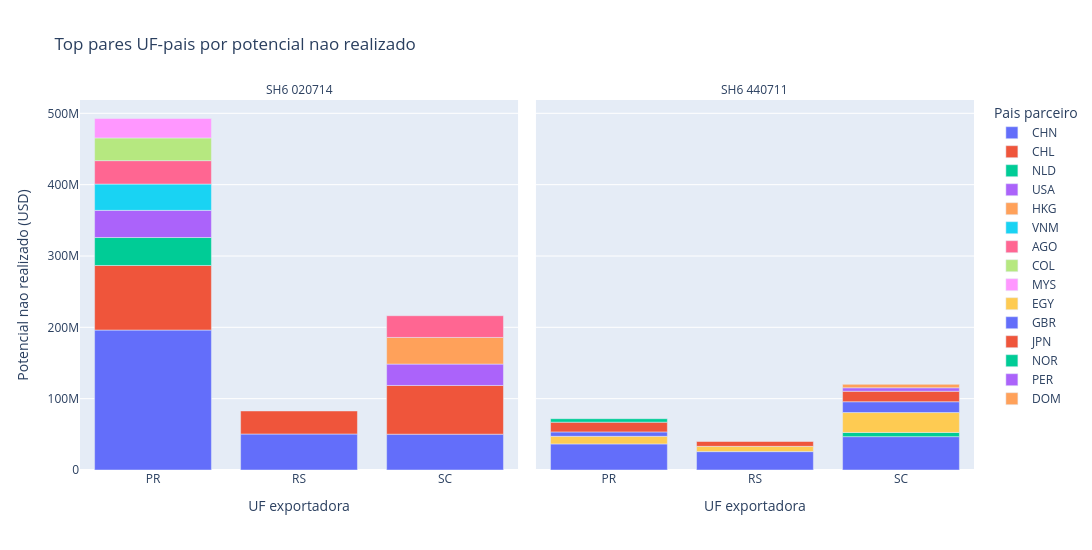

Here is the notebook cell this chart was saved with:
### Code cell
top_pares = (
    df_exportador_pais
    .sort('unrealized_potential_value', descending=True)
    .group_by('sh6')
    .head(15)
    .sort(['sh6', 'unrealized_potential_value'], descending=[False, True])
)

fig2 = px.bar(
    top_pares.to_pandas(),
    x='exportador_uf',
    y='unrealized_potential_value',
    color='pais_parceiro',
    facet_col='sh6',
    title='Top pares UF-pais por potencial nao realizado',
    labels={
        'exportador_uf': 'UF exportadora',
        'pais_parceiro': 'Pais parceiro',
        'unrealized_potential_value': 'Potencial nao realizado (USD)'
    }
)
fig2.for_each_annotation(lambda a: a.update(text=a.text.replace('sh6=', 'SH6 ')))
fig2.update_layout(height=550, width=1250)
fig2.show()

top_pares.to_pandas()

### Figure 1 — Plotly figure (JSON) as saved in the notebook; plotly's stock layout.template omitted (floating-point values rounded to 4 significant figures)
{"data": [{"hovertemplate": "Pais parceiro=CHN<br>sh6=020714<br>UF exportadora=%{x}<br>Potencial nao realizado (USD)=%{y}<extra></extra>", "legendgroup": "CHN", "marker": {"color": "#636efa", "pattern": {"shape": ""}}, "name": "CHN", "orientation": "v", "showlegend": true, "textposition": "auto", "type": "bar", "x": ["PR", "RS", "SC"], "xaxis": "x", "y": [196200000.0, 50450000.0, 50180000.0], "yaxis": "y"}, {"hovertemplate": "Pais parceiro=CHN<br>sh6=440711<br>UF exportadora=%{x}<br>Potencial nao realizado (USD)=%{y}<extra></extra>", "legendgroup": "CHN", "marker": {"color": "#636efa", "pattern": {"shape": ""}}, "name": "CHN", "orientation": "v", "showlegend": false, "textposition": "auto", "type": "bar", "x": ["SC", "PR", "RS"], "xaxis": "x2", "y": [46770000.0, 36580000.0, 25780000.0], "yaxis": "y2"}, {"hovertemplate": "Pais parceiro=CHL<br>sh6=020714<br>UF exportadora=%{x}<br>Potencial nao realizado (USD)=%{y}<extra></extra>", "legendgroup": "CHL", "marker": {"color": "#EF553B", "pattern": {"shape": ""}}, "name": "CHL", "orientation": "v", "showlegend": true, "textposition": "auto", "type": "bar", "x": ["PR", "SC", "RS"], "xaxis": "x", "y": [90530000.0, 68320000.0, 32320000.0], "yaxis": "y"}, {"hovertemplate": "Pais parceiro=NLD<br>sh6=020714<br>UF exportadora=%{x}<br>Potencial nao realizado (USD)=%{y}<extra></extra>", "legendgroup": "NLD", "marker": {"color": "#00cc96", "pattern": {"shape": ""}}, "name": "NLD", "orientation": "v", "showlegend": true, "textposition": "auto", "type": "bar", "x": ["PR"], "xaxis": "x", "y": [39180000.0], "yaxis": "y"}, {"hovertemplate": "Pais parceiro=NLD<br>sh6=440711<br>UF exportadora=%{x}<br>Potencial nao realizado (USD)=%{y}<extra></extra>", "legendgroup": "NLD", "marker": {"color": "#00cc96", "pattern": {"shape": ""}}, "name": "NLD", "orientation": "v", "showlegend": false, "textposition": "auto", "type": "bar", "x": ["SC"], "xaxis": "x2", "y": [5875000.0], "yaxis": "y2"}, {"hovertemplate": "Pais parceiro=USA<br>sh6=020714<br>UF exportadora=%{x}<br>Potencial nao realizado (USD)=%{y}<extra></extra>", "legendgroup": "USA", "marker": {"color": "#ab63fa", "pattern": {"shape": ""}}, "name": "USA", "orientation": "v", "showlegend": true, "textposition": "auto", "type": "bar", "x": ["PR", "SC"], "xaxis": "x", "y": [38080000.0, 29970000.0], "yaxis": "y"}, {"hovertemplate": "Pais parceiro=HKG<br>sh6=020714<br>UF exportadora=%{x}<br>Potencial nao realizado (USD)=%{y}<extra></extra>", "legendgroup": "HKG", "marker": {"color": "#FFA15A", "pattern": {"shape": ""}}, "name": "HKG", "orientation": "v", "showlegend": true, "textposition": "auto", "type": "bar", "x": ["SC"], "xaxis": "x", "y": [37340000.0], "yaxis": "y"}, {"hovertemplate": "Pais parceiro=VNM<br>sh6=020714<br>UF exportadora=%{x}<br>Potencial nao realizado (USD)=%{y}<extra></extra>", "legendgroup": "VNM", "marker": {"color": "#19d3f3", "pattern": {"shape": ""}}, "name": "VNM", "orientation": "v", "showlegend": true, "textposition": "auto", "type": "bar", "x": ["PR"], "xaxis": "x", "y": [36840000.0], "yaxis": "y"}, {"hovertemplate": "Pais parceiro=AGO<br>sh6=020714<br>UF exportadora=%{x}<br>Potencial nao realizado (USD)=%{y}<extra></extra>", "legendgroup": "AGO", "marker": {"color": "#FF6692", "pattern": {"shape": ""}}, "name": "AGO", "orientation": "v", "showlegend": true, "textposition": "auto", "type": "bar", "x": ["PR", "SC"], "xaxis": "x", "y": [32860000.0, 30460000.0], "yaxis": "y"}, {"hovertemplate": "Pais parceiro=COL<br>sh6=020714<br>UF exportadora=%{x}<br>Potencial nao realizado (USD)=%{y}<extra></extra>", "legendgroup": "COL", "marker": {"color": "#B6E880", "pattern": {"shape": ""}}, "name": "COL", "orientation": "v", "showlegend": true, "textposition": "auto", "type": "bar", "x": ["PR"], "xaxis": "x", "y": [31820000.0], "yaxis": "y"}, {"hovertemplate": "Pais parceiro=MYS<br>sh6=020714<br>UF exportadora=%{x}<br>Potencial nao realizado (USD)=%{y}<extra></extra>", "legendgroup": "MYS", "marker": {"color": "#FF97FF", "pattern": {"shape": ""}}, "name": "MYS", "orientation": "v", "showlegend": true, "textposition": "auto", "type": "bar", "x": ["PR"], "xaxis": "x", "y": [27250000.0], "yaxis": "y"}, {"hovertemplate": "Pais parceiro=EGY<br>sh6=440711<br>UF exportadora=%{x}<br>Potencial nao realizado (USD)=%{y}<extra></extra>", "legendgroup": "EGY", "marker": {"color": "#FECB52", "pattern": {"shape": ""}}, "name": "EGY", "orientation": "v", "showlegend": true, "textposition": "auto", "type": "bar", "x": ["SC", "PR", "RS"], "xaxis": "x2", "y": [27900000.0, 10640000.0, 7367000.0], "yaxis": "y2"}, {"hovertemplate": "Pais parceiro=GBR<br>sh6=440711<br>UF exportadora=%{x}<br>Potencial nao realizado (USD)=%{y}<extra></extra>", "legendgroup": "GBR", "marker": {"color": "#636efa", "pattern": {"shape": ""}}, "name": "GBR", "orientation": "v", "showlegend": true, "textposition": "auto", "type": "bar", "x": ["SC", "PR"], "xaxis": "x2", "y": [15170000.0, 6173000.0], "yaxis": "y2"}, {"hovertemplate": "Pais parceiro=JPN<br>sh6=440711<br>UF exportadora=%{x}<br>Potencial nao realizado (USD)=%{y}<extra></extra>", "legendgroup": "JPN", "marker": {"color": "#EF553B", "pattern": {"shape": ""}}, "name": "JPN", "orientation": "v", "showlegend": true, "textposition": "auto", "type": "bar", "x": ["SC", "PR", "RS"], "xaxis": "x2", "y": [14690000.0, 13660000.0, 6803000.0], "yaxis": "y2"}, {"hovertemplate": "Pais parceiro=NOR<br>sh6=440711<br>UF exportadora=%{x}<br>Potencial nao realizado (USD)=%{y}<extra></extra>", "legendgroup": "NOR", "marker": {"color": "#00cc96", "pattern": {"shape": ""}}, "name": "NOR", "orientation": "v", "showlegend": true, "textposition": "auto", "type": "bar", "x": ["PR"], "xaxis": "x2", "y": [4856000.0], "yaxis": "y2"}, {"hovertemplate": "Pais parceiro=PER<br>sh6=440711<br>UF exportadora=%{x}<br>Potencial nao realizado (USD)=%{y}<extra></extra>", "legendgroup": "PER", "marker": {"color": "#ab63fa", "pattern": {"shape": ""}}, "name": "PER", "orientation": "v", "showlegend": true, "textposition": "auto", "type": "bar", "x": ["SC"], "xaxis": "x2", "y": [4847000.0], "yaxis": "y2"}, {"hovertemplate": "Pais parceiro=DOM<br>sh6=440711<br>UF exportadora=%{x}<br>Potencial nao realizado (USD)=%{y}<extra></extra>", "legendgroup": "DOM", "marker": {"color": "#FFA15A", "pattern": {"shape": ""}}, "name": "DOM", "orientation": "v", "showlegend": true, "textposition": "auto", "type": "bar", "x": ["SC"], "xaxis": "x2", "y": [4827000.0], "yaxis": "y2"}], "layout": {"annotations": [{"font": {}, "showarrow": false, "text": "SH6 020714", "x": 0.245, "xanchor": "center", "xref": "paper", "y": 1.0, "yanchor": "bottom", "yref": "paper"}, {"font": {}, "showarrow": false, "text": "SH6 440711", "x": 0.755, "xanchor": "center", "xref": "paper", "y": 1.0, "yanchor": "bottom", "yref": "paper"}], "barmode": "relative", "height": 550, "legend": {"title": {"text": "Pais parceiro"}, "tracegroupgap": 0}, "title": {"text": "Top pares UF-pais por potencial nao realizado"}, "width": 1250, "xaxis": {"anchor": "y", "domain": [0.0, 0.49], "title": {"text": "UF exportadora"}}, "xaxis2": {"anchor": "y2", "domain": [0.51, 1.0], "matches": "x", "title": {"text": "UF exportadora"}}, "yaxis": {"anchor": "x", "domain": [0.0, 1.0], "title": {"text": "Potencial nao realizado (USD)"}}, "yaxis2": {"anchor": "x2", "domain": [0.0, 1.0], "matches": "y", "showticklabels": false}}}
